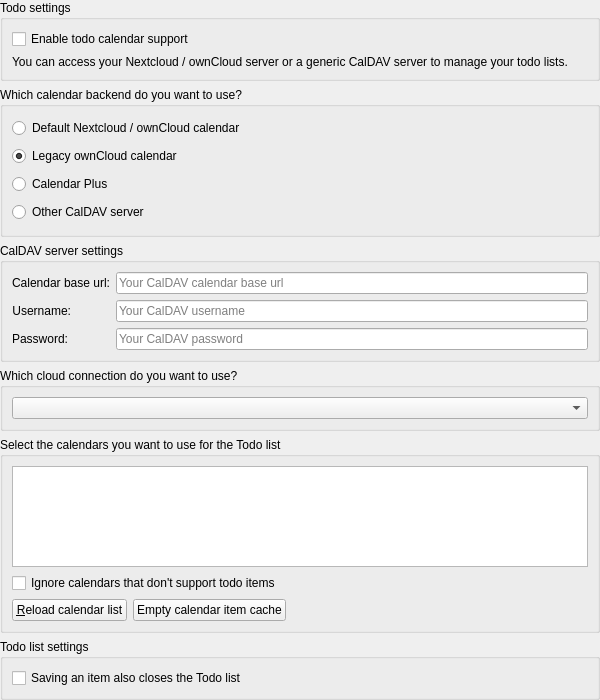
<?xml version="1.0" encoding="UTF-8"?>
<ui version="4.0">
 <class>TodoSettingsWidget</class>
 <widget class="QWidget" name="TodoSettingsWidget">
  <property name="geometry">
   <rect>
    <x>0</x>
    <y>0</y>
    <width>600</width>
    <height>700</height>
   </rect>
  </property>
  <layout class="QVBoxLayout" name="verticalLayout_main">
   <property name="leftMargin">
    <number>0</number>
   </property>
   <property name="topMargin">
    <number>0</number>
   </property>
   <property name="rightMargin">
    <number>0</number>
   </property>
   <property name="bottomMargin">
    <number>0</number>
   </property>
   <item>
    <widget class="QGroupBox" name="groupBox_35">
     <property name="title">
      <string>Todo settings</string>
     </property>
     <layout class="QVBoxLayout" name="verticalLayout_28">
      <item>
       <widget class="QCheckBox" name="todoCalendarSupportCheckBox">
        <property name="text">
         <string>Enable todo calendar support</string>
        </property>
       </widget>
      </item>
      <item>
       <widget class="QLabel" name="todoInfoLabel">
        <property name="text">
          <string>You can access your Nextcloud / ownCloud server or a generic CalDAV server to manage your todo lists.</string>
        </property>
        <property name="wordWrap">
         <bool>true</bool>
        </property>
        <property name="textInteractionFlags">
         <set>Qt::TextInteractionFlag::LinksAccessibleByMouse|Qt::TextInteractionFlag::TextSelectableByMouse</set>
        </property>
       </widget>
      </item>
     </layout>
    </widget>
   </item>
   <item>
    <widget class="QGroupBox" name="calendarBackendGroupBox">
     <property name="minimumSize">
      <size>
       <width>0</width>
       <height>150</height>
      </size>
     </property>
     <property name="title">
      <string>Which calendar backend do you want to use?</string>
     </property>
     <layout class="QGridLayout" name="gridLayout_40">
      <item row="3" column="0">
       <widget class="QRadioButton" name="calDavCalendarRadioButton">
        <property name="text">
         <string>Other CalDAV server</string>
        </property>
       </widget>
      </item>
      <item row="1" column="0">
        <widget class="QRadioButton" name="legacyOwnCloudCalendarRadioButton">
        <property name="toolTip">
          <string>For older versions of ownCloud where the default setting doesn't work</string>
        </property>
        <property name="text">
          <string>Legacy ownCloud calendar</string>
        </property>
        <property name="checked">
         <bool>true</bool>
        </property>
       </widget>
      </item>
      <item row="2" column="0">
       <widget class="QRadioButton" name="calendarPlusRadioButton">
        <property name="text">
         <string notr="true">Calendar Plus</string>
        </property>
       </widget>
      </item>
      <item row="0" column="0">
       <widget class="QRadioButton" name="defaultCloudCalendarRadioButton">
        <property name="toolTip">
          <string>For most current Nextcloud / ownCloud installations</string>
        </property>
        <property name="text">
          <string>Default Nextcloud / ownCloud calendar</string>
        </property>
        <property name="checked">
         <bool>false</bool>
        </property>
       </widget>
      </item>
     </layout>
    </widget>
   </item>
   <item>
    <widget class="QGroupBox" name="calDavCalendarGroupBox">
     <property name="title">
      <string>CalDAV server settings</string>
     </property>
     <layout class="QFormLayout" name="formLayout_2">
      <property name="fieldGrowthPolicy">
       <enum>QFormLayout::FieldGrowthPolicy::ExpandingFieldsGrow</enum>
      </property>
      <item row="0" column="0">
       <widget class="QLabel" name="label_19">
        <property name="text">
         <string>Calendar base url:</string>
        </property>
        <property name="alignment">
         <set>Qt::AlignmentFlag::AlignRight|Qt::AlignmentFlag::AlignTrailing|Qt::AlignmentFlag::AlignVCenter</set>
        </property>
       </widget>
      </item>
      <item row="0" column="1">
       <widget class="QLineEdit" name="calDavServerUrlEdit">
        <property name="sizePolicy">
         <sizepolicy hsizetype="Expanding" vsizetype="Preferred">
          <horstretch>0</horstretch>
          <verstretch>0</verstretch>
         </sizepolicy>
        </property>
        <property name="minimumSize">
         <size>
          <width>300</width>
          <height>0</height>
         </size>
        </property>
        <property name="toolTip">
         <string>Please enter the CalDAV base url to your calendar.</string>
        </property>
        <property name="placeholderText">
         <string>Your CalDAV calendar base url</string>
        </property>
        <property name="clearButtonEnabled">
         <bool>true</bool>
        </property>
       </widget>
      </item>
      <item row="1" column="0">
       <widget class="QLabel" name="label_15">
        <property name="text">
         <string>Username:</string>
        </property>
        <property name="alignment">
         <set>Qt::AlignmentFlag::AlignRight|Qt::AlignmentFlag::AlignTrailing|Qt::AlignmentFlag::AlignVCenter</set>
        </property>
       </widget>
      </item>
      <item row="1" column="1">
       <widget class="QLineEdit" name="calDavUsernameEdit">
        <property name="sizePolicy">
         <sizepolicy hsizetype="Expanding" vsizetype="Preferred">
          <horstretch>0</horstretch>
          <verstretch>0</verstretch>
         </sizepolicy>
        </property>
        <property name="minimumSize">
         <size>
          <width>300</width>
          <height>0</height>
         </size>
        </property>
        <property name="toolTip">
         <string>Please enter the username of your CalDAV server.</string>
        </property>
        <property name="placeholderText">
         <string>Your CalDAV username</string>
        </property>
        <property name="clearButtonEnabled">
         <bool>true</bool>
        </property>
       </widget>
      </item>
      <item row="2" column="0">
       <widget class="QLabel" name="label_16">
        <property name="text">
         <string>Password:</string>
        </property>
        <property name="alignment">
         <set>Qt::AlignmentFlag::AlignRight|Qt::AlignmentFlag::AlignTrailing|Qt::AlignmentFlag::AlignVCenter</set>
        </property>
       </widget>
      </item>
      <item row="2" column="1">
       <widget class="PasswordLineEdit" name="calDavPasswordEdit">
        <property name="sizePolicy">
         <sizepolicy hsizetype="Expanding" vsizetype="Preferred">
          <horstretch>0</horstretch>
          <verstretch>0</verstretch>
         </sizepolicy>
        </property>
        <property name="minimumSize">
         <size>
          <width>300</width>
          <height>0</height>
         </size>
        </property>
        <property name="toolTip">
         <string>Please enter the password for your CalDAV username.&lt;br/&gt;Currently the password will be stored encrypted with the other settings, but is not very secure.</string>
        </property>
        <property name="echoMode">
         <enum>QLineEdit::EchoMode::Password</enum>
        </property>
        <property name="placeholderText">
         <string>Your CalDAV password</string>
        </property>
        <property name="clearButtonEnabled">
         <bool>true</bool>
        </property>
       </widget>
      </item>
     </layout>
    </widget>
   </item>
   <item>
    <widget class="QGroupBox" name="calendarCloudConnectionGroupBox">
     <property name="title">
      <string>Which cloud connection do you want to use?</string>
     </property>
     <layout class="QVBoxLayout" name="verticalLayout_27">
      <item>
       <widget class="QComboBox" name="calendarCloudConnectionComboBox"/>
      </item>
     </layout>
    </widget>
   </item>
   <item>
    <widget class="QGroupBox" name="todoCalendarGroupBox">
     <property name="title">
      <string>Select the calendars you want to use for the Todo list</string>
     </property>
     <layout class="QGridLayout" name="gridLayout_7">
      <item row="2" column="3">
       <spacer name="horizontalSpacer_8">
        <property name="orientation">
         <enum>Qt::Orientation::Horizontal</enum>
        </property>
        <property name="sizeHint" stdset="0">
         <size>
          <width>40</width>
          <height>20</height>
         </size>
        </property>
       </spacer>
      </item>
      <item row="0" column="0" colspan="4">
       <widget class="QListWidget" name="todoCalendarListWidget"/>
      </item>
      <item row="2" column="1">
       <widget class="QPushButton" name="emptyCalendarCachePushButton">
        <property name="toolTip">
         <string>This causes all todo list items to be reloaded from your server the next time you open your todo dialog.</string>
        </property>
        <property name="text">
         <string>Empty calendar item cache</string>
        </property>
        <property name="icon">
         <iconset theme="trash-empty" resource="../../breeze-qownnotes.qrc">
          <normaloff>:/icons/breeze-qownnotes/16x16/trash-empty.svg</normaloff>:/icons/breeze-qownnotes/16x16/trash-empty.svg</iconset>
        </property>
       </widget>
      </item>
      <item row="2" column="0">
       <widget class="QPushButton" name="reloadCalendarListButton">
        <property name="sizePolicy">
         <sizepolicy hsizetype="Minimum" vsizetype="Fixed">
          <horstretch>0</horstretch>
          <verstretch>0</verstretch>
         </sizepolicy>
        </property>
        <property name="minimumSize">
         <size>
          <width>0</width>
          <height>0</height>
         </size>
        </property>
        <property name="toolTip">
         <string>Click here to reload the list of calendars from your calendar server.</string>
        </property>
        <property name="styleSheet">
         <string notr="true"/>
        </property>
        <property name="text">
         <string>&amp;Reload calendar list</string>
        </property>
        <property name="icon">
         <iconset theme="network-connect" resource="../../breeze-qownnotes.qrc">
          <normaloff>:/icons/breeze-qownnotes/16x16/network-connect.svg</normaloff>:/icons/breeze-qownnotes/16x16/network-connect.svg</iconset>
        </property>
       </widget>
      </item>
      <item row="1" column="0" colspan="4">
       <widget class="QCheckBox" name="ignoreNonTodoCalendarsCheckBox">
        <property name="text">
         <string>Ignore calendars that don't support todo items</string>
        </property>
       </widget>
      </item>
     </layout>
    </widget>
   </item>
   <item>
    <widget class="QGroupBox" name="todoListSettingsGroupBox">
     <property name="title">
      <string>Todo list settings</string>
     </property>
     <layout class="QGridLayout" name="gridLayout_60">
      <item row="0" column="0">
       <widget class="QCheckBox" name="closeTodoListAfterSaveCheckBox">
        <property name="text">
         <string>Saving an item also closes the Todo list</string>
        </property>
       </widget>
      </item>
     </layout>
    </widget>
   </item>
   <item>
    <spacer name="verticalSpacer_7">
     <property name="orientation">
      <enum>Qt::Vertical</enum>
     </property>
     <property name="sizeHint" stdset="0">
      <size>
       <width>20</width>
       <height>5</height>
      </size>
     </property>
    </spacer>
   </item>
  </layout>
 </widget>
 <customwidgets>
  <customwidget>
   <class>PasswordLineEdit</class>
   <extends>QLineEdit</extends>
   <header location="global">widgets/passwordlineedit.h</header>
  </customwidget>
 </customwidgets>
 <resources>
  <include location="../../breeze-qownnotes.qrc"/>
 </resources>
</ui>
